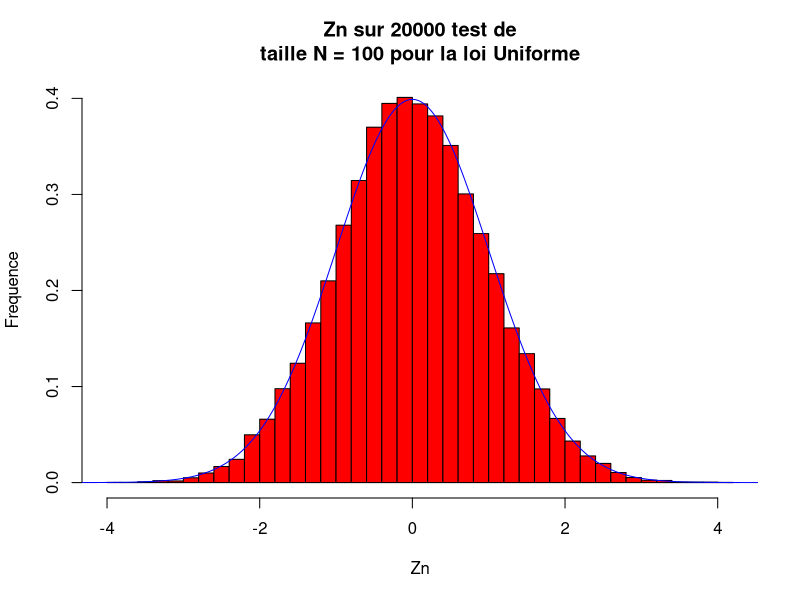

Recreate this plot in R.
## f(x) correspond a une loi normale de paramètres N(μ,ø²)
x1 = c()
##esperance
esp = 1 / 2
##variance
sigmacarre = 1 / 12
n = 20000
tries = 100
#calcul loi uniforme
fsimu1 = function(echantillon) {
for (i in 1:echantillon) {
w = runif(1)
x1[i] = qunif(w)
}
x1
}
# on a effectué la simulation de la v.a.r. de densité f(x) sur n
SumZn = c()
for (j in 1:n) {
Sn = fsimu1(tries)
tmpZn = (sqrt(tries) / sqrt(sigmacarre)) * ((sum(Sn) / tries) - esp)
SumZn[j] = tmpZn
}
hist(SumZn,ylab = "Frequence", xlab = "Zn",main = "Zn sur 20000 test de
taille N = 100 pour la loi Uniforme", breaks = 30,col =
"red",probability = TRUE)
loiNormale <- seq(-5, 5, by = 0.01) # tracé de la loi normale
y <- dnorm(loiNormale)
lines(loiNormale, y, col = "blue")
